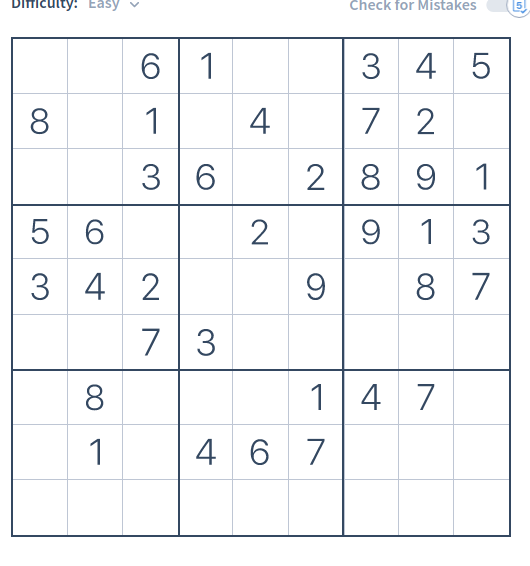
#> input picture test_images/e1.png, 530 x 566 px, given in place of vid5.mp4, which was not available
$ jupyter execute --allow-errors PySudokuSolver.ipynb   (shell and % lines are left out)   (text cells are left out)
#> lines starting #> are read from the running program, lines starting #| are printed output that depends on the picture; after the words box and inside, x2 and y2 are one past the last pixel; in counts of white or black regions, pixels touching at a corner belong together; pictures that were not available may be replaced by others from this repository, and a replacement may not be noted
### solver.py
## Solve Every Sudoku Puzzle

## See http://norvig.com/sudoku.html

## Throughout this program we have:
##   r is a row,    e.g. 'A'
##   c is a column, e.g. '3'
##   s is a square, e.g. 'A3'
##   d is a digit,  e.g. '9'
##   u is a unit,   e.g. ['A1','B1','C1','D1','E1','F1','G1','H1','I1']
##   grid is a grid,e.g. 81 non-blank chars, e.g. starting with '.18...7...
##   values is a dict of possible values, e.g. {'A1':'12349', 'A2':'8', ...}

def cross(A, B):
    "Cross product of elements in A and elements in B."
    return [a+b for a in A for b in B]

digits   = '123456789'
rows     = 'ABCDEFGHI'
cols     = digits
squares  = cross(rows, cols)
unitlist = ([cross(rows, c) for c in cols] +
            [cross(r, cols) for r in rows] +
            [cross(rs, cs) for rs in ('ABC','DEF','GHI') for cs in ('123','456','789')])
units = dict((s, [u for u in unitlist if s in u])
             for s in squares)
peers = dict((s, set(sum(units[s],[]))-set([s]))
             for s in squares)

################ Unit Tests ################

# [13 lines left out: function test, not called in this run]

################ Parse a Grid ################

def parse_grid(grid):
    """Convert grid to a dict of possible values, {square: digits}, or
    return False if a contradiction is detected."""
    ## To start, every square can be any digit; then assign values from the grid.
    values = dict((s, digits) for s in squares)
    for s,d in list(grid_values(grid).items()):
        if d in digits and not assign(values, s, d):
            return False ## (Fail if we can't assign d to square s.)
    return values

def grid_values(grid):
    "Convert grid into a dict of {square: char} with '0' or '.' for empties."
    chars = [c for c in grid if c in digits or c in '0.']
    assert len(chars) == 81
    return dict(list(zip(squares, chars)))

################ Constraint Propagation ################

def assign(values, s, d):
    """Eliminate all the other values (except d) from values[s] and propagate.
    Return values, except return False if a contradiction is detected."""
    other_values = values[s].replace(d, '')
    if all(eliminate(values, s, d2) for d2 in other_values):
        return values
    else:
        return False

def eliminate(values, s, d):
    """Eliminate d from values[s]; propagate when values or places <= 2.
    Return values, except return False if a contradiction is detected."""
    if d not in values[s]:
        return values ## Already eliminated
    values[s] = values[s].replace(d,'')
    ## (1) If a square s is reduced to one value d2, then eliminate d2 from the peers.
    if len(values[s]) == 0:
        return False ## Contradiction: removed last value
    elif len(values[s]) == 1:
        d2 = values[s]
        if not all(eliminate(values, s2, d2) for s2 in peers[s]):
            return False
    ## (2) If a unit u is reduced to only one place for a value d, then put it there.
    for u in units[s]:
        dplaces = [s for s in u if d in values[s]]
        if len(dplaces) == 0:
            return False ## Contradiction: no place for this value
        elif len(dplaces) == 1:
            # d can only be in one place in unit; assign it there
            if not assign(values, dplaces[0], d):
                return False
    return values

################ Display as 2-D grid ################

# [9 lines left out: function display, not called in this run]

################ Search ################

def solve(grid): return search(parse_grid(grid))

def search(values):
    "Using depth-first search and propagation, try all possible values."
    if values is False:
        return False ## Failed earlier
    if all(len(values[s]) == 1 for s in squares):
        return values ## Solved!
    ## Chose the unfilled square s with the fewest possibilities
    n,s = min((len(values[s]), s) for s in squares if len(values[s]) > 1)
    return some(search(assign(values.copy(), s, d))
                for d in values[s])

################ Utilities ################

def some(seq):
    "Return some element of seq that is true."
    for e in seq:
        if e: return e
    return False

def from_file(filename, sep='\n'):
    "Parse a file into a list of strings, separated by sep."
    return file(filename).read().strip().split(sep)

# [5 lines left out: function shuffled, not called in this run]

################ System test ################

import time, random

# [37 lines left out: functions solve_all, solved, random_puzzle, not called in this run]

### digit_recognizer/resnet164.py
from keras.callbacks import ReduceLROnPlateau
from keras.layers import (Input, Conv2D, BatchNormalization, ZeroPadding2D,
                          GlobalAveragePooling2D, Activation, Dense, add)
from keras.models import Model
from keras import optimizers
from digit_recognizer.base_model import BaseModel
from digit_recognizer.train import train

DEPTH = 164 # or 1001
MODEL_NAME = f'ResNet{DEPTH}' # This should be modified when the model name changes.

class ResNet164(BaseModel):
    '''
    1. ZeroPadding2D (2, 2)
    2. 3X3 Conv2D 16
    3. ResidualBlock X 18 + 1
    4. ResidualBlock X 18 + 1
    5. ResidualBlock X 18 + 1
    6. BN + Relu
    7. GlobalAveragePooling2D
    8. FC 10 + Softmax

    '_build()' is only modified when the model changes.

    HowToUse:
        model = ResNet164()
        * all funtionalities are written in BaseModel.py
    '''
    def __init__(self):
        callbacks = [ReduceLROnPlateau(monitor = 'val_loss', factor = 0.1,
                                       patience = 10, verbose = 1)]
        optimizer = optimizers.SGD(lr=0.1, momentum=0.9, decay=1e-04)
        BaseModel.__init__(self, model = self._build(), optimizer = optimizer,
                           callbacks = callbacks)

    # [94 lines left out: functions _build, _layer, _residual_block, main, not called in this run]

# [2 lines that do not run on import are left out]

### PySudokuSolver.ipynb
[cell 1]
import cv2
import numpy as np
import matplotlib.pyplot as plt
import operator
import math

from digit_recognizer.utils import normalize_images
from digit_recognizer.resnet164 import ResNet164
from solver import solve

[cell 2]
def pre_process_image(img, skip_dilate=False, plot=False):
    """Uses a blurring function, adaptive thresholding and dilation to expose the main features of an image."""

    # Gaussian blur with a kernal size (height, width) of 9.
    # Note that kernal sizes must be positive and odd and the kernel must be square.
    proc = cv2.GaussianBlur(img.copy(), (9, 9), 0)

    # Adaptive threshold using 11 nearest neighbour pixels
    # proc = cv2.adaptiveThreshold(proc, 255, cv2.ADAPTIVE_THRESH_GAUSSIAN_C, cv2.THRESH_BINARY, 11, 2)
    _, proc = cv2.threshold(img.copy(),0,255,cv2.THRESH_BINARY+cv2.THRESH_OTSU)

    # Invert colours, so gridlines have non-zero pixel values.
    # Necessary to dilate the image, otherwise will look like erosion instead.
    proc = cv2.bitwise_not(proc)

    # if not skip_dilate:
    #     # Dilate the image to increase the size of the grid lines.
    #     kernel = np.array([[0., 1., 0.], [1., 1., 1.], [0., 1., 0.]], np.uint8)
    #     proc = cv2.dilate(proc, kernel)

    if plot:
        plt.imshow(proc, cmap='gray')
        plt.title('pre_process_image')
        plt.show()
    return proc

def find_corners_of_largest_polygon(img):
    """Finds the 4 extreme corners of the largest contour in the image."""
    contours, h = cv2.findContours(img.copy(), cv2.RETR_EXTERNAL, cv2.CHAIN_APPROX_SIMPLE)  # Find contours
    contours = sorted(contours, key=cv2.contourArea, reverse=True)  # Sort by area, descending
    polygon = contours[0]  # Largest image

    # Use of `operator.itemgetter` with `max` and `min` allows us to get the index of the point
    # Each point is an array of 1 coordinate, hence the [0] getter, then [0] or [1] used to get x and y respectively.

    # Bottom-right point has the largest (x + y) value
    # Top-left has point smallest (x + y) value
    # Bottom-left point has smallest (x - y) value
    # Top-right point has largest (x - y) value
    bottom_right, _ = max(enumerate([pt[0][0] + pt[0][1] for pt in polygon]), key=operator.itemgetter(1))
    top_left, _ = min(enumerate([pt[0][0] + pt[0][1] for pt in polygon]), key=operator.itemgetter(1))
    bottom_left, _ = min(enumerate([pt[0][0] - pt[0][1] for pt in polygon]), key=operator.itemgetter(1))
    top_right, _ = max(enumerate([pt[0][0] - pt[0][1] for pt in polygon]), key=operator.itemgetter(1))

    # Return an array of all 4 points using the indices
    # Each point is in its own array of one coordinate
    return [polygon[top_left][0], polygon[top_right][0], polygon[bottom_right][0], polygon[bottom_left][0]]

# [5 lines left out: function distance_between, not called in this run]

def nearest_num_div_by_9(x, d = 9):
    return (x + d) - (x % d)

# [47 lines left out: functions crop, crop_and_warp, not called in this run]

[cell 3]
# [55 lines left out: functions remove_whitelines, get_sudoku_puzzle, print_container, not called in this run]

[cell 4]
# [27 lines left out: function generate_image, not called in this run]

[cell 5]
def matrix_distance(m1, m2):
    return ((np.asarray(m1) - np.asarray(m2)) != 0).astype('int').sum()

def ai_sudoku_video(in_video_path, out_video_path, same_threshold = 5, similiar_threshold= 40, prob_threshold=0.6, corner_removal=0.1, refined_threshold=0.2):
#> called with in_video_path = 'test_videos/vid5.mp4', out_video_path = 'test_videos/output5_30.avi', same_threshold = 10, similiar_threshold = 40, prob_threshold = 0.7, corner_removal = 0.1, refined_threshold = 0.3
    cap = cv2.VideoCapture(in_video_path)
    frame_rate = int(cap.get(cv2.CAP_PROP_FPS))
    print(frame_rate)
    frame_width = int(cap.get(cv2.CAP_PROP_FRAME_WIDTH))
    frame_height =int(cap.get( cv2.CAP_PROP_FRAME_HEIGHT))
    fourcc = cv2.VideoWriter_fourcc(*'XVID')
    out = cv2.VideoWriter(out_video_path, fourcc, frame_rate, (frame_height, frame_width))

    old_sudoku_puzzle_mat = np.asarray([10]*81).reshape(9,9)
    old_final = np.asarray([' ']*81).reshape(9,9)

    i = 0
    while(True):
        ret, frame = cap.read()
#> frame is the input picture: shape (566, 530, 3); mean B, G, R 247, 245.5, 244.4
        if not ret:
            break
        i += 1
        frame = cv2.rotate(frame, cv2.cv2.ROTATE_90_CLOCKWISE)
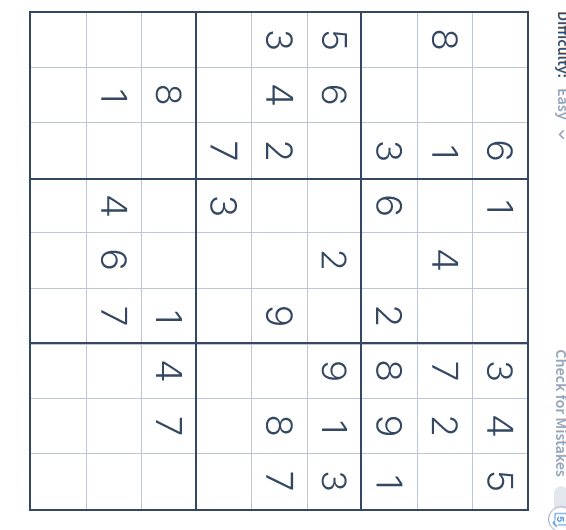
#> frame: shape (530, 566, 3); mean B, G, R 247, 245.5, 244.4
#         try:
        gray = cv2.cvtColor(frame, cv2.COLOR_BGR2GRAY)
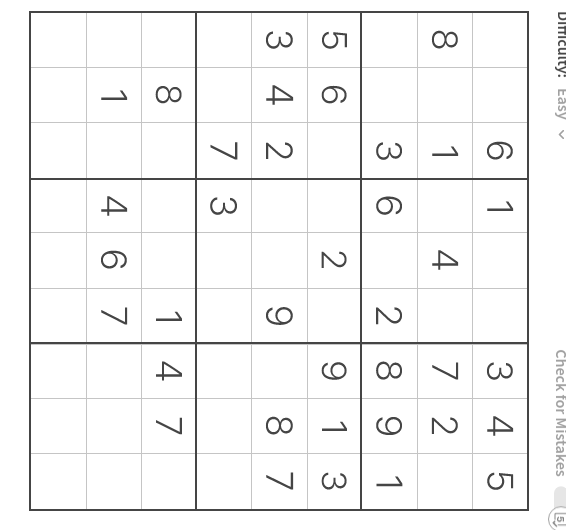
#> gray: shape (530, 566); min 69, max 255, mean 245.4
        processed = pre_process_image(gray, plot = False)
#> in pre_process_image, `proc = cv2.GaussianBlur(img.copy(), (9, 9), 0)`:
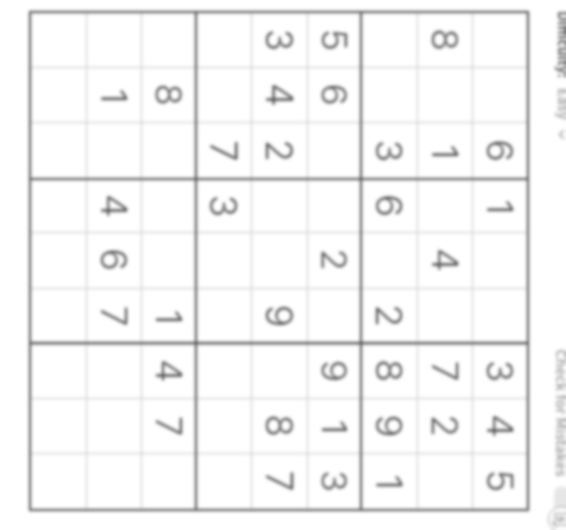
#> proc: shape (530, 566); min 114, max 255, mean 245.3
#> in pre_process_image, `_, proc = cv2.threshold(img.copy(),0,255,cv2.THRESH_BINARY+cv2.THRESH_..`:
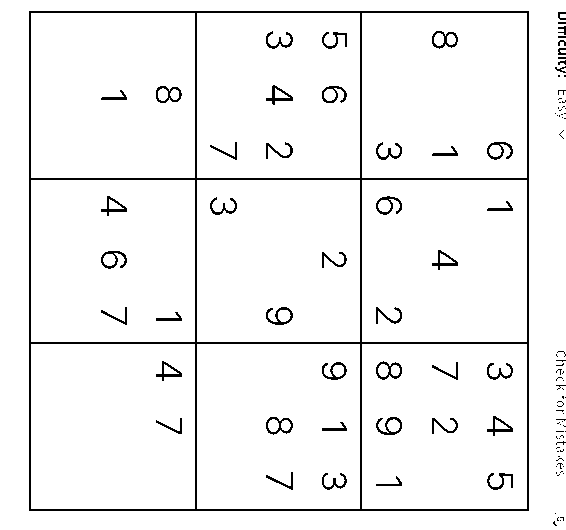
#> proc: shape (530, 566); 95.4% white; black in thin lines or dots
#> in pre_process_image, `proc = cv2.bitwise_not(proc)`: proc: shape (530, 566); 4.6% white in thin lines or dots

        crop_rect = find_corners_of_largest_polygon(processed)
#> in find_corners_of_largest_polygon, `contours, h = cv2.findContours(img.copy(), cv2.RETR_EXTERNAL, cv2.CHAI..`: contours = 71 contours, 70 with area under 20; largest, box (x1, y1, x2, y2) and area: (29, 11, 529, 511) 249001; h = 71 rows, first 6: [1, -1, -1, -1], [2, 0, -1, -1], [3, 1, -1, -1], [4, 2, -1, -1], [5, 3, -1, -1], [6, 4, -1, -1]
#> in find_corners_of_largest_polygon, `polygon = contours[0]`: polygon = [[29, 11], [29, 510], [528, 510], [528, 11]]
#> in find_corners_of_largest_polygon, `bottom_right, _ = max(enumerate([pt[0][0] + pt[0][1] for pt in polygon..`: bottom_right = 2
#> in find_corners_of_largest_polygon, `top_left, _ = min(enumerate([pt[0][0] + pt[0][1] for pt in polygon]), ..`: top_left = 0
#> in find_corners_of_largest_polygon, `bottom_left, _ = min(enumerate([pt[0][0] - pt[0][1] for pt in polygon]..`: bottom_left = 1
#> in find_corners_of_largest_polygon, `top_right, _ = max(enumerate([pt[0][0] - pt[0][1] for pt in polygon]),..`: top_right = 3
#> crop_rect = [[29, 11], [528, 11], [528, 510], [29, 510]]
        cropped, ori_cropped = crop_and_warp(processed, img, crop_rect, plot = False)

        refined = remove_whitelines(cropped, threshold=refined_threshold, plot = False)

        sudoku_puzzle = get_sudoku_puzzle(refined, prob_threshold = prob_threshold, corner_removal=corner_removal)
#         print(sudoku_puzzle)
        sudoku_puzzle_mat = np.asarray([int(num) if num!='.' else 0 for num in sudoku_puzzle]).reshape(9,9)

        if matrix_distance(sudoku_puzzle_mat, old_sudoku_puzzle_mat) < same_threshold:
            final_image = generate_image(frame, old_final, crop_rect, plot = False)
        else:
            solved = solve(sudoku_puzzle)
            if solved is not False:
                solved = np.array(list(map(int,(solved.values())))).reshape(9,9)
                final = solved.astype('int') - sudoku_puzzle_mat.astype('int')
                final_image = generate_image(frame, final, crop_rect, plot = False)

                old_final = final

            elif matrix_distance(sudoku_puzzle_mat, old_sudoku_puzzle_mat) < similiar_threshold:
                final_image = generate_image(frame, old_final, crop_rect, plot = False)

#         print(f'{matrix_distance(sudoku_puzzle_mat, old_sudoku_puzzle_mat)}')

        old_sudoku_puzzle_mat = sudoku_puzzle_mat
#         except:
#             pass
        out.write(frame)

    cap.release()
    out.release()

#> (a cell that did not finish here is left out)

#> (a cell that did not finish here is left out)

[cell 8]
def ai_sudoku_image(image):
    if type(image) ==str:
        img = cv2.imread(image)
    else:
        img = image
    gray = cv2.cvtColor(img, cv2.COLOR_BGR2GRAY)

    processed = pre_process_image(gray, plot = False)

    crop_rect = find_corners_of_largest_polygon(processed)
    cropped, ori_cropped = crop_and_warp(processed, img, crop_rect, plot = False)

    refined = remove_whitelines(cropped, threshold=0.3, plot = False)

    sudoku_puzzle = get_sudoku_puzzle(refined, prob_threshold = 0.5, corner_removal=0.1)
    sudoku_puzzle_mat = np.asarray([int(num) if num!='.' else '.' for num in sudoku_puzzle]).reshape(9,9)

    solved = solve(sudoku_puzzle)

    if solved is not False:
        solved = np.array(list(map(int,(solved.values())))).reshape(9,9)

        sudoku_puzzle_mat[sudoku_puzzle_mat == '.'] = 0
        final = solved.astype('int') - sudoku_puzzle_mat.astype('int')

        final_image = generate_image(img, final, crop_rect, plot = False)
        return final_image
    else:
        print('Couldnt solve')

#> (a cell that did not finish here is left out)

#> (a cell that did not finish here is left out)

[cell 11]
hardest_sudoku = [
    [8,0,0,0,0,0,0,0,0],
    [0,0,3,6,0,0,0,0,0],
    [0,7,0,0,9,0,2,0,0],
    [0,5,0,0,0,7,0,0,0],
    [0,0,0,0,4,5,7,0,0],
    [0,0,0,1,0,0,0,3,0],
    [0,0,1,0,0,0,0,6,8],
    [0,0,8,5,0,0,0,1,0],
    [0,9,0,0,0,0,4,0,0]]

hardest = ''.join(list(map(str, np.array(hardest_sudoku).reshape(-1)))).replace('0','.')
''.join(solve(hardest).values())

$ run again, on test_images/h1.png
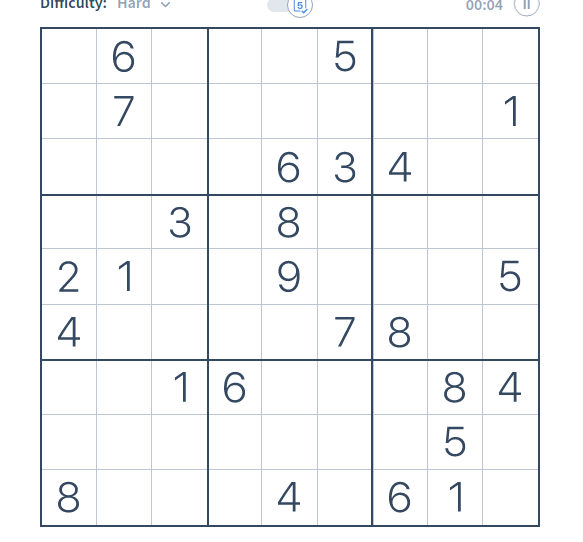
#> input picture test_images/h1.png, 583 x 542 px, given in place of vid5.mp4, which was not available
#> in ai_sudoku_video, frame is the input picture: shape (542, 583, 3); mean B, G, R 247.6, 246.3, 245.3
#> in ai_sudoku_video, `frame = cv2.rotate(frame, cv2.cv2.ROTATE_90_CLOCKWISE)`:
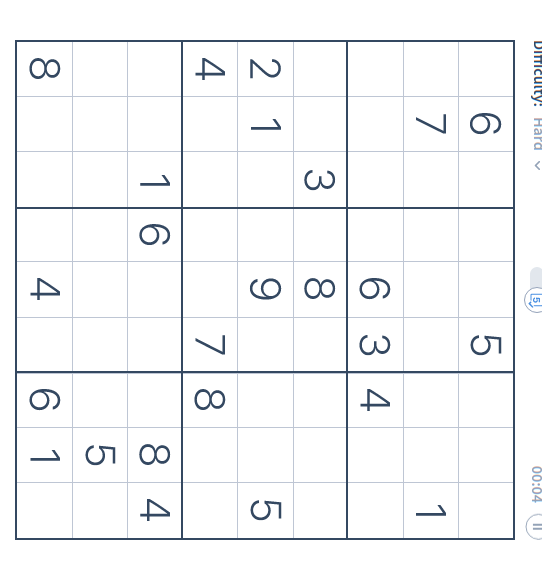
#> frame: shape (583, 542, 3); mean B, G, R 247.6, 246.3, 245.3
#> in pre_process_image, `_, proc = cv2.threshold(img.copy(),0,255,cv2.THRESH_BINARY+cv2.THRESH_..`:
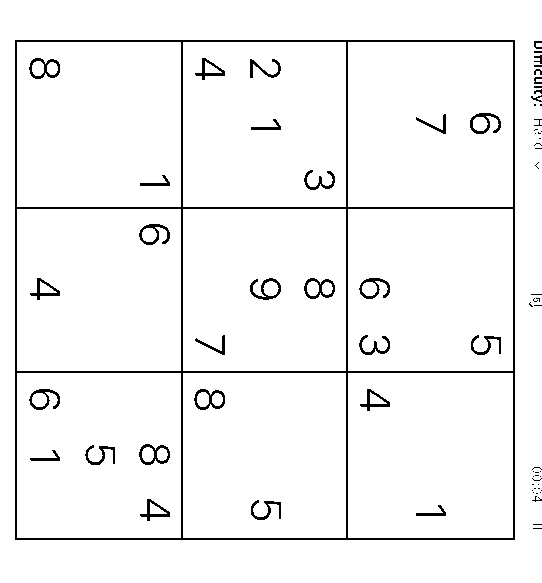
#> proc: shape (583, 542); 95.8% white; black in thin lines or dots, all inside (x1, y1, x2, y2) = (15, 40, 542, 540)
#> contours = 46 contours, 45 with area under 20; largest, box (x1, y1, x2, y2) and area: (15, 40, 515, 540) 249001; h = 46 rows, first 6: [1, -1, -1, -1], [2, 0, -1, -1], [3, 1, -1, -1], [4, 2, -1, -1], [5, 3, -1, -1], [6, 4, -1, -1]
#> polygon = [[15, 40], [15, 539], [514, 539], [514, 40]]
#> bottom_right = 2
#> top_left = 0
#> bottom_left = 1
#> top_right = 3
#> crop_rect = [[15, 40], [514, 40], [514, 539], [15, 539]]

$ run again, on test_images/m1.png
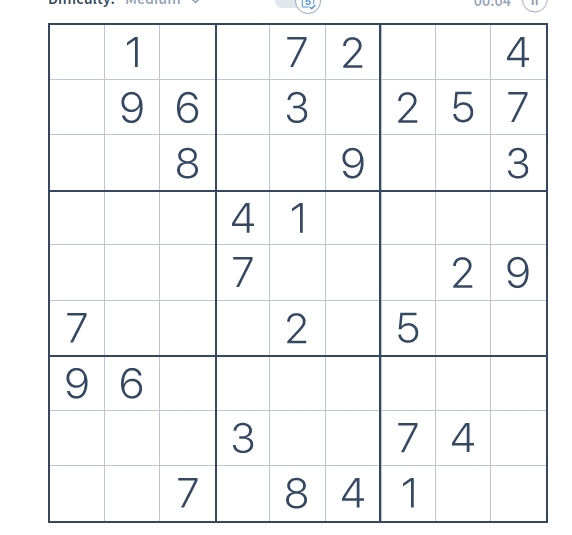
#> input picture test_images/m1.png, 572 x 535 px, given in place of vid5.mp4, which was not available
#> in ai_sudoku_video, frame is the input picture: shape (535, 572, 3); mean B, G, R 247.1, 245.7, 244.6
#> in ai_sudoku_video, `frame = cv2.rotate(frame, cv2.cv2.ROTATE_90_CLOCKWISE)`:
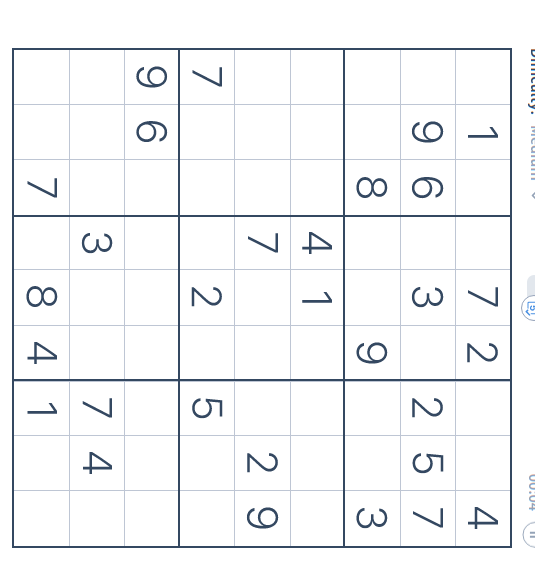
#> frame: shape (572, 535, 3); mean B, G, R 247.1, 245.7, 244.6
#> in pre_process_image, `_, proc = cv2.threshold(img.copy(),0,255,cv2.THRESH_BINARY+cv2.THRESH_..`:
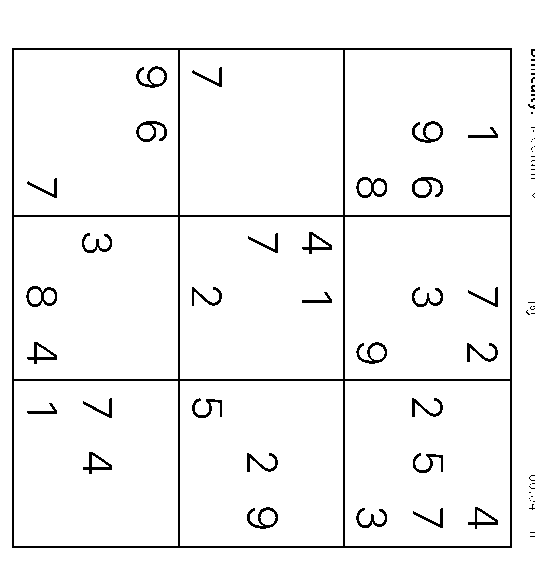
#> proc: shape (572, 535); 95.5% white; black in thin lines or dots, all inside (x1, y1, x2, y2) = (12, 48, 535, 548)
#> contours = 44 contours, 43 with area under 20; largest, box (x1, y1, x2, y2) and area: (12, 48, 512, 548) 249001; h = 44 rows, first 6: [1, -1, -1, -1], [2, 0, -1, -1], [3, 1, -1, -1], [4, 2, -1, -1], [5, 3, -1, -1], [6, 4, -1, -1]
#> polygon = [[12, 48], [12, 547], [511, 547], [511, 48]]
#> bottom_right = 2
#> top_left = 0
#> bottom_left = 1
#> top_right = 3
#> crop_rect = [[12, 48], [511, 48], [511, 547], [12, 547]]
